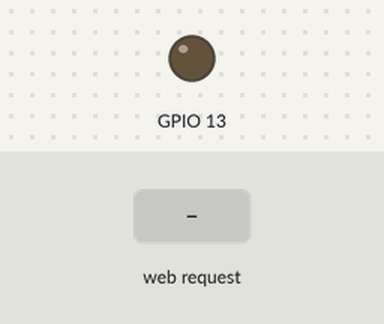
Bench run of a sketch on a simulated ESP8266 (NodeMCU). Shown: output pins drawn as LEDs (lit = HIGH). The test bench sets the inputs (shaded band). WiFi joins after 1.5 s; servers stay silent unless stated; what the sketch prints to the serial monitor is not drawn.

Above: at 2.7 s.
2.8 s: HTTP request GET /gpio/1 received
At 3.4 s:
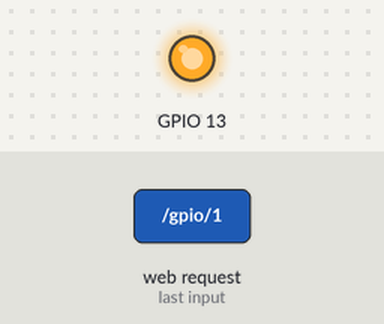
4.3 s: HTTP request GET /gpio/0 received
At 5.8 s:
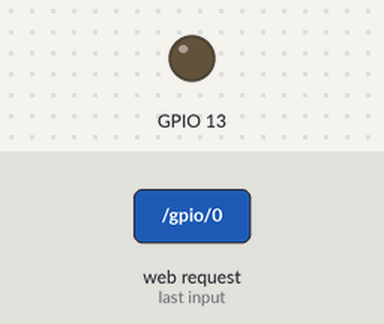
Timing chart, 0 to 7.3 s (numbered marks = the images above; inputs shaded):
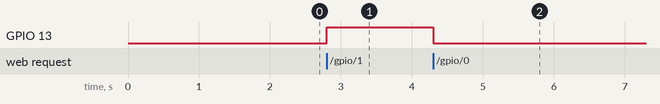

Measured:
- after the input at 2.8 s, GPIO 13: LOW → HIGH at once
- after the input at 4.3 s, GPIO 13: HIGH → LOW at once

The sketch:

codigo_arduino.ino
```cpp
#include <ESP8266WiFi.h>

#ifndef STASSID
#define STASSID "*****"
#define STAPSK  "*****"
#endif

const char* ssid = STASSID;
const char* password = STAPSK;

// Cria uma instância do servidor
// Especifica a porta
WiFiServer server(80);

void setup() {
  Serial.begin(9600);

  // prepara a porta da lampada
  pinMode(13, OUTPUT);
  digitalWrite(13, 0);

  // Connecta na rede do wifi
  Serial.println();
  Serial.println();
  Serial.print(F("Conectando com "));
  Serial.println(ssid);

  WiFi.mode(WIFI_STA);
  WiFi.begin(ssid, password);

  while (WiFi.status() != WL_CONNECTED) {
    delay(500);
    Serial.print(F("."));
  }
  Serial.println();
  Serial.println(F("WiFi connectado"));

  // Inicia o servidor
  server.begin();
  Serial.println(F("Servidor iniciado"));

  // Escreve o endereço do IP
  Serial.println(WiFi.localIP());
}

void loop() {
  // Vê se um cliente conectou
  WiFiClient client = server.available();
  if (!client) {
    return;
  }
  Serial.println(F("novo cliente"));

  client.setTimeout(5000);

  // Lê a primeira linha do pedido
  String req = client.readStringUntil('\r');
  Serial.println(F("pedido: "));
  Serial.println(req);
  client.flush();

  // Responde o pedido
  int val;
  if (req.indexOf(F("/gpio/0")) != -1) {
    val = 0;
  } else if (req.indexOf(F("/gpio/1")) != -1) {
    val = 1;
  } else {
    Serial.println(F("Pedido invalido"));
    val = digitalRead(13);
  }

  // Define a lampada de acordo com o pedido
  digitalWrite(13, val);

  // Lê o resto do pedido

  while (client.available()) {

    client.read();
  }

  // Manda a resposta para o cliente
  client.print(F("HTTP/1.1 200 OK\r\nContent-Type: text/html\r\n\r\n<!DOCTYPE HTML>\r\n<html>\r\nA lampada esta agora "));
  client.print((val) ? F("ligada") : F("desligada"));
  client.print(F("<br><br>Clique <a href='http://"));
  client.print(WiFi.localIP());
  client.print(F("/gpio/1'>Aqui</a> para ligar a lampada, ou <a href='http://"));
  client.print(WiFi.localIP());
  client.print(F("/gpio/0'>Aqui</a> para desligar a lampada.</html>"));


  Serial.println(F("Desconectando do cliente"));
}
```
